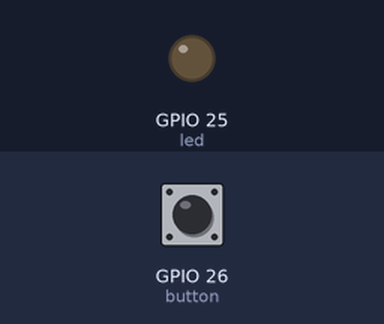
Simulated run of this sketch. Board: ESP32. On the bench: output pins drawn as LEDs (lit = HIGH). Dashed ring = blinking. The test bench sets the inputs (shaded band); at power-on: GPIO 26 (button) LOW. What the sketch prints to the serial monitor is not drawn.

Above: at 2.2 s.
2.3 s: GPIO 26 (button) pulled HIGH for 0.15 s
At 2.37 s:
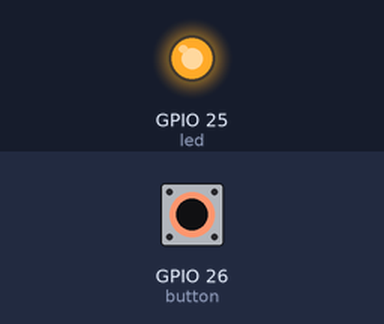
3.9 s: GPIO 26 (button) pulled HIGH for 0.15 s
At 5.4 s:
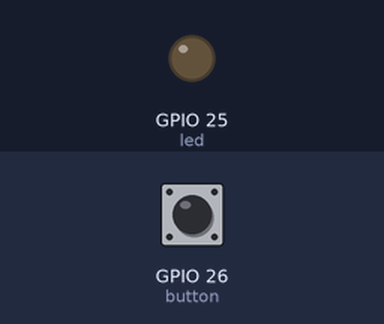
7.0 s: GPIO 26 (button) pulsed HIGH 5 times (0.12 s each, 0.3 s apart)
At 7.06 s:
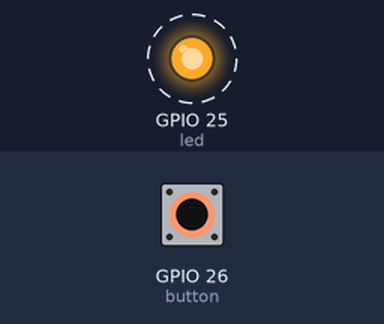
11.5 s: GPIO 26 (button) driven HIGH
At 12.9 s:
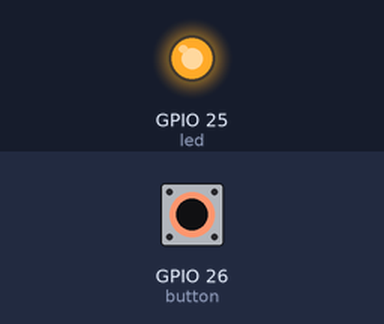
14.5 s: GPIO 26 (button) driven LOW
At 15.2 s:
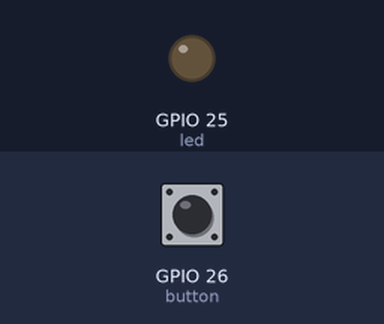
Timing chart, 0 to 17.0 s (numbered marks = the images above; inputs shaded):
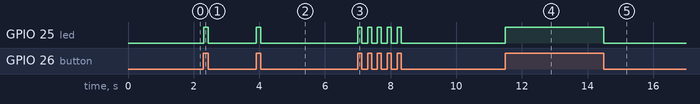

Measured:
- after the input at 2.3 s, GPIO 25 (led): LOW → HIGH at once, → LOW 0.15 s later
- after the input at 3.9 s, GPIO 25 (led): LOW → HIGH at once, → LOW 0.15 s later
- after the input at 7.0 s, GPIO 25 (led): alternates HIGH for 0.12 s and LOW for 0.18 s, 10 changes in all, then stays LOW, starting at once
- after the input at 11.5 s, GPIO 25 (led): LOW → HIGH at once
- after the input at 14.5 s, GPIO 25 (led): HIGH → LOW at once

The sketch:

esp32_led_button.ino
```cpp
// ESP32 Led-Button Tutorial

#define led 25
#define button 26

int buttonstate;

void setup()
{
    Serial.begin(115200);
    Serial.println("Led-Button");
    delay(1000);

    pinMode(button, INPUT);
    pinMode(led, OUTPUT);
}

void loop()
{
    buttonstate = digitalRead(button);

    if(buttonstate == 1)
    {
        digitalWrite(led, HIGH);
        Serial.println("Led state: open");
    }
    else
    {
        digitalWrite(led, LOW);
        Serial.println("Led state: close");
    }

}
```
